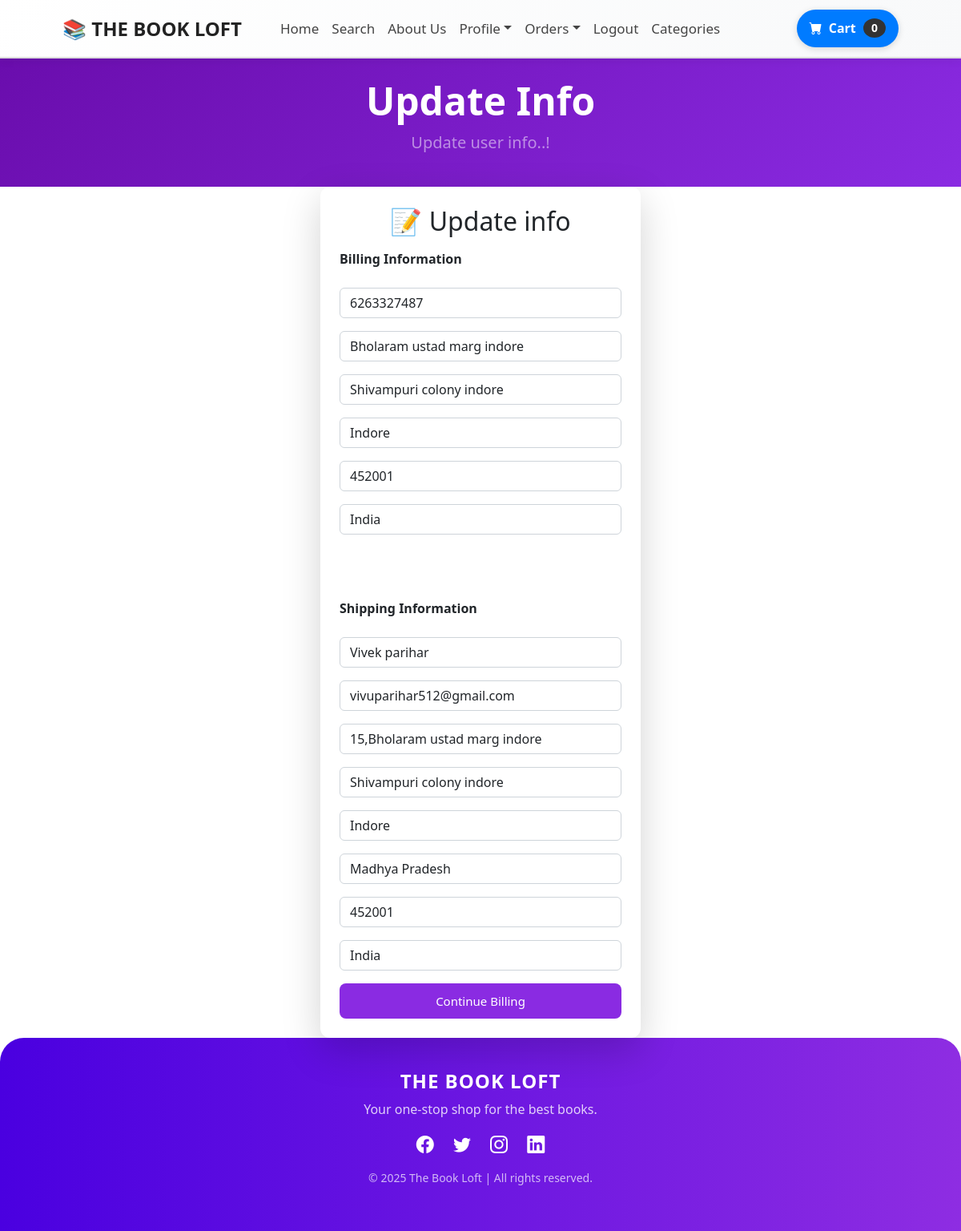
The page /update_info/ (signed in) on the database its author committed.
### store/models.py (models this page shows, shortened)
class Profile(models.Model):
      user = models.OneToOneField(User, on_delete=models.CASCADE)
      date_modified = models.DateTimeField(User, auto_now = True)
      phone = models.CharField(max_length=20, blank=True)
      address1 =  models.CharField(max_length=200, blank=True)
      address2 =  models.CharField(max_length=200, blank=True)
      city =  models.CharField(max_length=200, blank=True)
      zipcode =  models.CharField(max_length=200, blank=True)
      country =  models.CharField(max_length=200, blank=True)
      old_cart = models.CharField(max_length=200, blank=True, null=True)

### payment/models.py (models this page shows)
class ShippingAddress(models.Model):
    user = models.ForeignKey(User, on_delete=models.CASCADE, null=True, blank=True)
    shipping_full_name = models.CharField(max_length=255)
    shipping_email = models.CharField(max_length=255)
    shipping_address1 = models.CharField(max_length=255)
    shipping_address2 = models.CharField(max_length=255, null=True, blank=True)
    shipping_city = models.CharField(max_length=255)
    shipping_state = models.CharField(max_length=255, null=True, blank=True)
    shipping_zipcode = models.CharField(max_length=255, null=True, blank=True)
    shipping_country = models.CharField(max_length=255)

### store/views.py (the view)
# urls.py: path('update_info/', views.update_info, name='update_info'),
def update_info(request):
    if request.user.is_authenticated:
        current_user = Profile.objects.get(user__id=request.user.id)
        shipping_user  = ShippingAddress.objects.get(user__id=request.user.id)
        form = UserInfoForm(request.POST or None, instance = current_user)
        shipping_form = ShippingForm(request.POST or None, instance=shipping_user)
        if form.is_valid() or shipping_form.is_valid():
            form.save()
            shipping_form.save()
            messages.success(request, "Your Info Has Been Update..!")
            return redirect('home')
        return render(request, 'update_info.html', {'form': form, 'shipping_form':shipping_form})
    else:
         messages.success(request, "You MUst Be Logged IN ..!")
         return redirect('home')

### store/forms.py
class UserInfoForm(forms.ModelForm):
	phone = forms.CharField(label="",widget=forms.TextInput(attrs={'class':'form-control', 'placeholder':'Phone'}), required=False)
	address1 =  forms.CharField(label="",widget=forms.TextInput(attrs={'class':'form-control', 'placeholder':'address1'}), required=False)
	address2 =  forms.CharField(label="",widget=forms.TextInput(attrs={'class':'form-control', 'placeholder':'address2'}), required=False)
	city = forms.CharField(label="",widget=forms.TextInput(attrs={'class':'form-control', 'placeholder':'city'}), required=False)
	zipcode = forms.CharField(label="",widget=forms.TextInput(attrs={'class':'form-control', 'placeholder':'zipcode'}), required=False)
	country =  forms.CharField(label="",widget=forms.TextInput(attrs={'class':'form-control', 'placeholder':'country'}), required=False)
	class Meta:
		model = Profile
		fields = ('phone', 'address1', 'address2', 'city', 'zipcode', 'country')

### cart/cart.py (called while the page is built)
    def __len__(self):
        return len(self.cart)

### cart/context_processors.py (called while the page is built)
def cart(request):
    return {'cart': Cart(request)}

### store/templates/update_info.html (shortened to what this page needs)
{% extends 'base.html' %}
{% block content %}
<header class="purple-gradient py-4">
    <div class="container text-center">
        <h1 class="display-5 fw-bolder">Update Info</h1>
        <p class="lead fw-normal text-white-50">Update user info..!</p>
    </div>
</header>
<div class="container d-flex justify-content-center align-items-center vh-75">
    <div class="register-card p-4 shadow-lg">
        <h2 class="text-center mb-3 text-purple">📝 Update info</h2>
            <strong>Billing Information</strong>
            <br/><br/>
        <form method="POST" action="{% url 'update_info' %}">
            <div class="mb-3">
                {{ form.as_p }}<br/><br/>
            </div>
                <strong>Shipping Information</strong><br/><br/>
                {{ shipping_form.as_p }}
            <div class="text-center">
                <button type="submit" class="btn purple-btn">Continue Billing</button>
            </div>
        </form>
    </div>
</div>
{% endblock %}

### store/templates/update_info.html (style rules this page uses)
.purple-gradient { background: linear-gradient(135deg, #6a0dad, #8a2be2); color: white; text-align: center; }
.py-4 { padding: 1rem 0; }
.register-card { width: 100%; max-width: 400px; background: #fff; border-radius: 12px; padding: 25px; box-shadow: 0px 4px 15px rgba(0, 0, 0, 0.12); }
input, select, textarea { width: 100%; padding: 10px; border-radius: 8px; border: 1px solid #ccc; transition: 0.3s; }
.purple-btn { background-color: #8a2be2; color: white; font-size: 15px; padding: 10px; border-radius: 8px; width: 100%; transition: 0.3s; }
.vh-75 { min-height: 75vh; }

### rows shown on the page
Profile: phone "6263327487", address1 "Bholaram ustad marg indore", address2 "Shivampuri colony indore", city "Indore", zipcode "452001", country "India"
ShippingAddress: shipping_full_name "Vivek parihar", shipping_email "vivuparihar512@gmail.com", shipping_address1 "15,Bholaram ustad marg indore", shipping_address2 "Shivampuri colony indore", shipping_city "Indore", shipping_state "Madhya Pradesh", shipping_zipcode "452001", shipping_country "India"

### other values the page prints
{{ cart|length }} "0"
